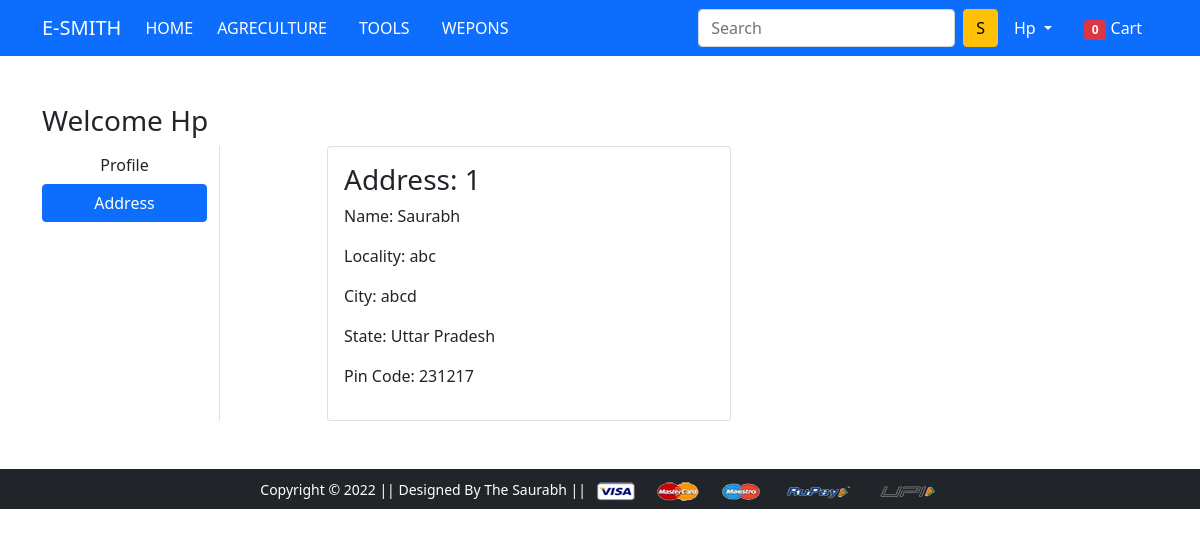
The page /address/ (signed in) on the database its author committed.
### store/models/customer.py (models this page shows, shortened)
class Customer(models.Model):
    user=models.ForeignKey(User, on_delete=models.CASCADE)
    name=models.CharField(max_length=200)
    locality=models.CharField(max_length=200)
    city=models.CharField(max_length=50)
    zipcode=models.IntegerField()
    state=models.CharField(choices=STATE_CHOICES, max_length=50)

### store/views.py (the view)
# urls.py: path('address/', views.address, name='address'),
@login_required
def address(request):
	totalitem = 0
	if request.user.is_authenticated:
		totalitem = len(Cart.objects.filter(user=request.user))
	add = Customer.objects.filter(user=request.user)
	return render(request, 'store/address.html', {'add':add, 'active':'btn-primary', 'totalitem':totalitem})

### store/templates/store/address.html (shortened to what this page needs)
{% extends 'store/base.html' %}
{% load static %}
{% block main-content %}
<div class="container my-5">
 <div class="row">
 <h3>Welcome <span class="text-capitalize">{{request.user}}</span></h3>
  <div class="col-sm-2 border-end">
   <ul class="list-unstyled">
    <li class="d-grid"><a href="{% url 'profile' %}" class="btn">Profile</a></li>
    <li class="d-grid"><a href="{% url 'address' %}" class="btn {{active}}">Address</a></li>
   </ul>
  </div>
  <div class="col-sm-9 offset-sm-1">
   <div class="row">
    {% for ad in add %}
     <div class="col-sm-6">
     <div class="card">
      <div class="card-body">
       <h3>Address: {{ forloop.counter }}</h3>
       <p>Name: {{ad.name}}</p>
       <p>Locality: {{ad.locality}}</p>
       <p>City: {{ad.city}}</p>
       <p>State: {{ad.state}}</p>
       <p>Pin Code: {{ad.zipcode}}</p>
      </div>
     </div>
    </div>
    {% endfor %}
   </div>
  </div>
 </div>
</div>
{% endblock main-content %}

### store/templates/store/base.html (shortened to what this page needs)
<!doctype html>
{% load static %}
<html lang="en">
  <head>
    <link href="https://cdn.jsdelivr.net/npm/bootstrap@5.0.0-beta1/dist/css/bootstrap.min.css" rel="stylesheet">
    <link href="https://cdn.jsdelivr.net/npm/bootstrap@5.0.0-beta1/dist/css/bootstrap.min.css" rel="stylesheet">
    <link rel="stylesheet" href="{% static 'store/css/owl.carousel.min.css' %}">
    <link rel="stylesheet" href="{% static 'store/css/all.min.css' %}">
    <link rel="stylesheet" href="{% static 'store/css/style.css' %}">
  </head>
  <body>
    <nav class="navbar navbar-expand-lg navbar-dark bg-primary">
     <div class="container">
       <a class="navbar-brand" href="/">E-SMITH</a>
       <div class="collapse navbar-collapse" id="navbarSupportedContent">
         <ul class="navbar-nav me-auto mb-2 mb-lg-0">
           <li class="nav-item">
             <a class="nav-link active" aria-current="page" href="/">HOME</a>
           </li>
           <li class="nav-item mx-2">
            <a href="{% url 'agreculture' %}"  class="nav-link text-white">AGRECULTURE</a>
           </li>
           <li class="nav-item mx-2">
            <a href="{% url 'tools' %}"  class="nav-link text-white">TOOLS</a>
           </li>
           <li class="nav-item mx-2">
            <a href="{% url 'wepons' %}"  class="nav-link text-white">WEPONS</a>
           </li>
         </ul>
         <form class="d-flex">
           <input class="form-control me-2" type="search" placeholder="Search" aria-label="Search">
           <button class="btn btn-warning" type="submit">S</button>
         </form>
         <div>
          <ul class="navbar-nav me-auto mb-2 mb-lg-0">
          {% if request.user.is_authenticated %}
           <li class="nav-item dropdown mx-2">
              <a class="nav-link dropdown-toggle text-white" href="#" id="profileDropdown" role="button" data-bs-toggle="dropdown" aria-expanded="false">
                {{request.user.username|capfirst}}
              </a>
            </li>
            <li class="nav-item mx-2">
              <a href="{% url 'showcart' %}" class="nav-link text-white"><span class="badge bg-danger">{{totalitem}}</span> Cart </a>
            </li>
            {% endif %}
          </ul>
         </div>
       </div>
     </div>
    </nav>
    {% block main-content %} {% endblock main-content %}
    <footer class="container-fluid bg-dark text-center p-2 mt-5">
        <small class="text-white">Copyright &copy; 2022 || Designed By The Saurabh || </small>
        <img src="{% static 'store/images/payment.png' %}" alt="" srcset="" class="img-fluid" height="2px">
    </footer>
  </body>
</html>

### rows shown on the page
Customer: name "Saurabh", locality "abc", city "abcd", state "Uttar Pradesh", zipcode "231217"

### other values the page prints
{{ request.user.username|capfirst }} "Hp"
{{ totalitem }} "0"
{{ request.user }} "Hp"
